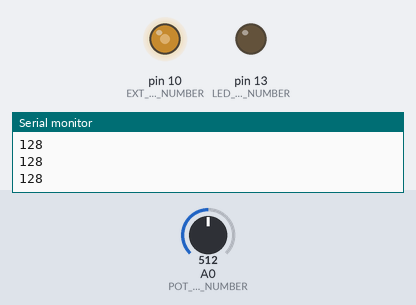
Simulated run of this sketch. Board: Arduino Uno, built with avr-gcc and run on an emulated ATmega328P. Shown: output pins drawn as LEDs (lit = HIGH), the last lines printed to the serial monitor. Inputs (shaded band) come from the test bench; at power-on: A0 (POT_PIN_NUMBER) = 512.

Above: at 1.2 s.
1.3 s: A0 (POT_PIN_NUMBER) set to 716
At 2.5 s:
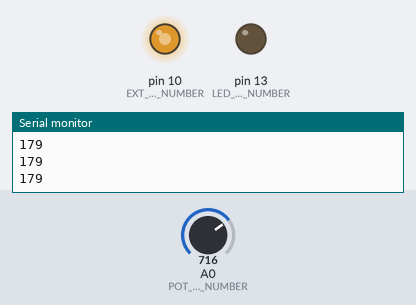
2.8 s: A0 (POT_PIN_NUMBER) set to 900
At 3.8 s:
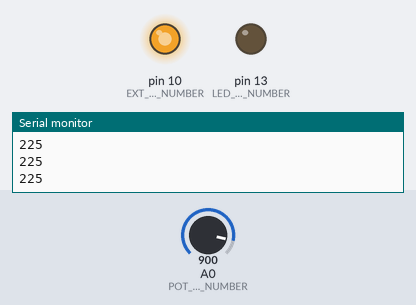
4.3 s: A0 (POT_PIN_NUMBER) set to 122
At 4.8 s:
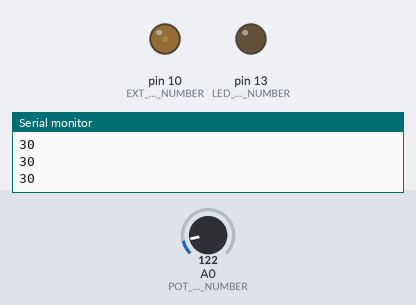
5.8 s: A0 (POT_PIN_NUMBER) set to 0
At 7.1 s:
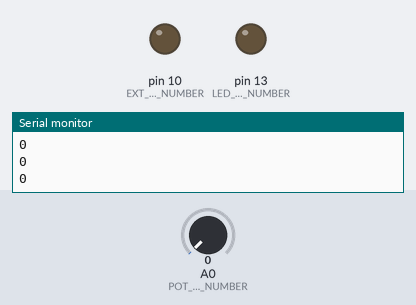
Timing chart, 0 to 8.3 s (numbered marks = the images above; inputs shaded):
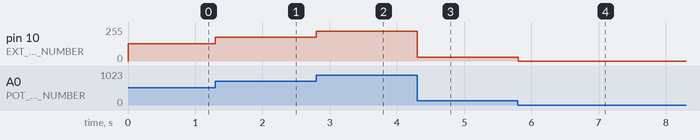

The sketch:

analogRead.ino
```cpp
#define POT_PIN_NUMBER 0
#define LED_PIN_NUMBER 13
#define MAX_POT_READING 1023
#define EXT_LED_PIN_NUMBER 10

void setup ()
{
    // no setup for analog reads
    // no setup for pwm writes
      pinMode(LED_PIN_NUMBER, OUTPUT);
      Serial.begin(9600);
}

void loop ()
{

  int pot_reading = analogRead(POT_PIN_NUMBER);
  pot_reading /= 4; // get the pot reading into the range of 0 .. 255

  if (pot_reading > 512) {
     digitalWrite(LED_PIN_NUMBER, HIGH);
  } else {
     digitalWrite(LED_PIN_NUMBER, LOW);
  }

  analogWrite(EXT_LED_PIN_NUMBER, pot_reading);
  Serial.println(pot_reading);
}
```

Measured:
- after the input at 1.3 s, pin 10 (EXT_LED_PIN_NUMBER): 128/255 → 179/255 at once
- after the input at 2.8 s, pin 10 (EXT_LED_PIN_NUMBER): 179/255 → 225/255 at once
- after the input at 4.3 s, pin 10 (EXT_LED_PIN_NUMBER): 225/255 → 30/255 at once
- after the input at 5.8 s, pin 10 (EXT_LED_PIN_NUMBER): 30/255 → 0/255 at once
